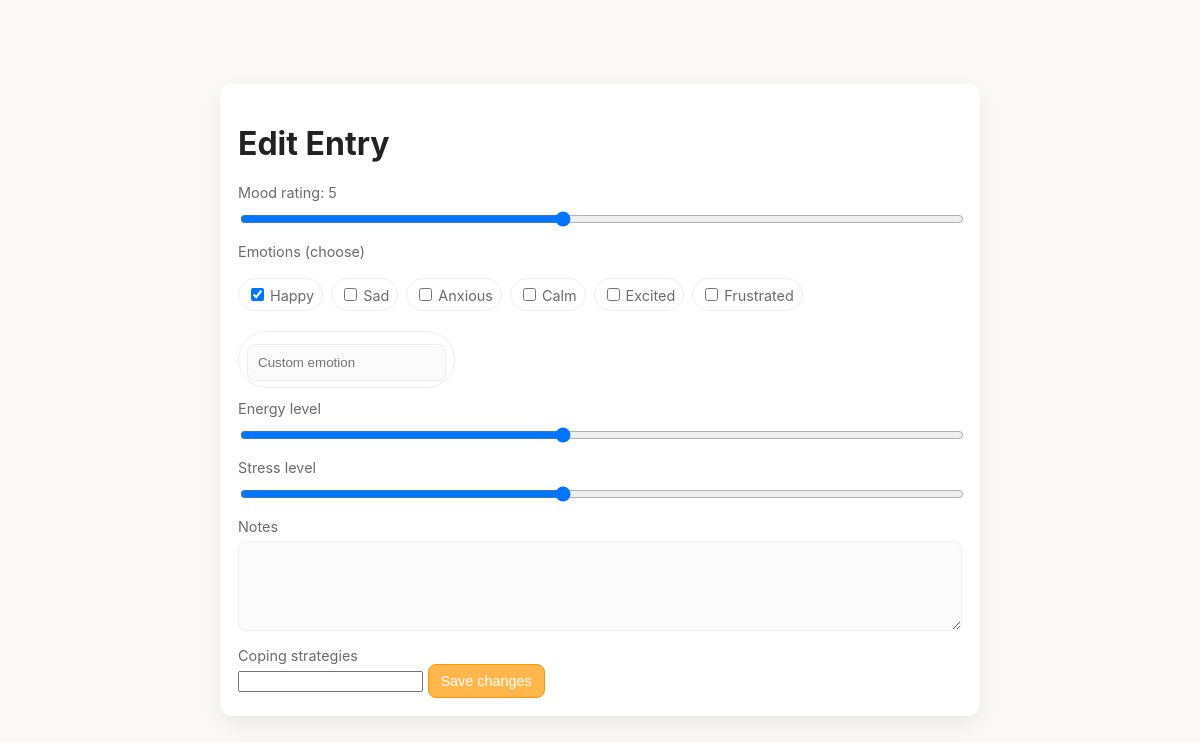
Page /entry/1/edit (signed in) on the committed database.
### tables this page shows
CREATE TABLE entries (
            id INTEGER PRIMARY KEY AUTOINCREMENT,
            user_id INTEGER NOT NULL,
            created_at DATETIME DEFAULT CURRENT_TIMESTAMP,
            mood_rating INTEGER,
            emotions TEXT,          -- json list
            energy_level INTEGER,
            stress_level INTEGER,
            notes_encrypted TEXT,
            coping TEXT,            -- json or text
            sentiment TEXT,
            FOREIGN KEY(user_id) REFERENCES users(id) ON DELETE CASCADE
        );

### app.py (the view, shortened to what this page needs)
@app.route("/entry/<int:eid>/edit", methods=["GET", "POST"])
@login_required
def edit_entry(eid):
    user_id = session["user_id"]
    conn = get_db()
    c = conn.cursor()
    c.execute("SELECT * FROM entries WHERE id=? AND user_id=?", (eid, user_id))
    row = c.fetchone()
    if not row:
        conn.close()
        flash("Entry not found.", "warning")
        return redirect(url_for("entries_page"))
    notes_plain = decrypt_text(row["notes_encrypted"]) if row["notes_encrypted"] else ""
    entry = {
        "id": row["id"],
        "mood_rating": row["mood_rating"],
        "emotions": json.loads(row["emotions"]) if row["emotions"] else [],
        "energy_level": row["energy_level"],
        "stress_level": row["stress_level"],
        "notes": notes_plain,
        "coping": json.loads(row["coping"]) if row["coping"] else [],
        "sentiment": row["sentiment"],
        "created_at": row["created_at"]
    }
    conn.close()
    return render_template("edit_entry.html", entry=entry)

### app.py (called while the page is built)
def get_db():
    conn = sqlite3.connect(DB_PATH)
    conn.row_factory = sqlite3.Row
    return conn

def login_required(fn):
    @wraps(fn)
    def wrapper(*args, **kwargs):
        if "user_id" not in session:
            flash("Please log in.", "warning")
            return redirect(url_for("login"))
        return fn(*args, **kwargs)
    return wrapper

### templates/edit_entry.html (shortened to what this page needs)
{% extends "base.html" %}
{% block content %}
<div class="card">
  <h1>Edit Entry</h1>
  <form method="post">
    <label>Mood rating: <span id="moodValue">{{ entry.mood_rating }}</span></label>
    <input type="range" id="mood" name="mood_rating" min="1" max="10" value="{{ entry.mood_rating }}" oninput="document.getElementById('moodValue').innerText=this.value">
    <label>Emotions (choose)</label>
    <div class="chips">
      {% for e in ['Happy','Sad','Anxious','Calm','Excited','Frustrated'] %}
      <label class="chip"><input type="checkbox" name="emotions" value="{{ e }}" {% if e in entry.emotions %}checked{% endif %}>{{ e }}</label>
      {% endfor %}
      <label class="chip"><input type="text" name="emotions" placeholder="Custom emotion"></label>
    </div>
    <label>Energy level</label>
    <input type="range" name="energy_level" min="1" max="10" value="{{ entry.energy_level }}">
    <label>Stress level</label>
    <input type="range" name="stress_level" min="1" max="10" value="{{ entry.stress_level }}">
    <label>Notes</label>
    <textarea name="notes" rows="4">{{ entry.notes }}</textarea>
    <label>Coping strategies</label>
    <input name="coping" value="{{ entry.coping | join(', ') }}" />
    <button class="btn primary" type="submit">Save changes</button>
  </form>
</div>
{% endblock %}

### static/style.css (style rules this page uses)
:root { --bg: #fbfaf8; --card: #fff; --muted: #6b6b6b; --accent: #ffb74d; --accent-600: #ff9800; --danger: #e74c3c; --shadow: 0 8px 24px rgba(0,0,0,0.08); --radius: 12px; --pad: 18px; font-family: Inter, system-ui, -apple-system, "Segoe UI", Roboto, "Helvetica Neue", Arial; }
* { box-sizing:border-box }
html,body { height:100%;margin:0;background:var(--bg);color:#222 }
.card { width:100%; max-width:760px; background:var(--card); border-radius:var(--radius); box-shadow:var(--shadow); padding:var(--pad); margin:12px; }
.btn { display:inline-block;padding:8px 12px;border-radius:8px;border:1px solid rgba(0,0,0,0.06); background:transparent;text-decoration:none;color:#222;font-size:0.9rem;cursor:pointer; }
.btn.primary { background:var(--accent);color:#fff;border-color:var(--accent-600) }
label { display:block;margin-top:12px;color:var(--muted);font-size:0.9rem }
input[type="text"],input[type="email"],input[type="password"],textarea { width:100%;padding:10px;border-radius:8px;border:1px solid #eee;margin-top:6px;background:#fbfbfb; }
textarea { min-height:90px;resize:vertical }
input[type="range"] { width:100%;margin-top:10px }
.chips { display:flex;flex-wrap:wrap;gap:8px;margin-top:6px }
.chip { background:#fff;padding:6px 8px;border-radius:999px;border:1px solid #eee;font-size:0.9rem }
.chip input[type="checkbox"] { margin-right:6px }

### rows in the picture
entries: mood_rating "5", energy_level "5", stress_level "5"

### other values in the picture
{{ e }} "Happy" "Sad" "Anxious" "Calm" "Excited" "Frustrated"
